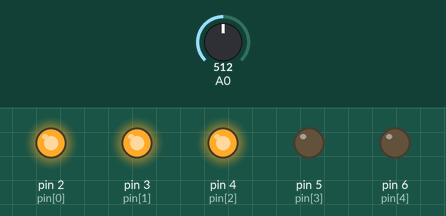
This sketch was run on a simulated Arduino Uno, built with avr-gcc and run on an emulated ATmega328P. Shown: output pins drawn as LEDs (lit = HIGH). The test bench sets the inputs (shaded band); at power-on: A0 = 512.

Above: at 1.2 s.
1.3 s: A0 set to 596
2.8 s: A0 set to 625
At 3.1 s:
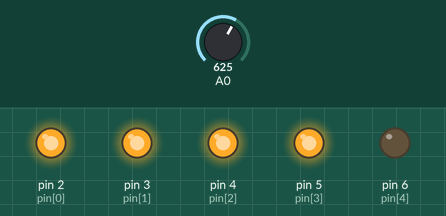
4.3 s: A0 set to 808
5.8 s: A0 set to 825
At 6.6 s:
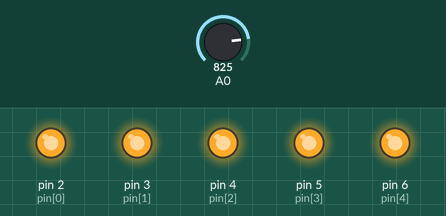
7.3 s: A0 set to 306
At 7.7 s:
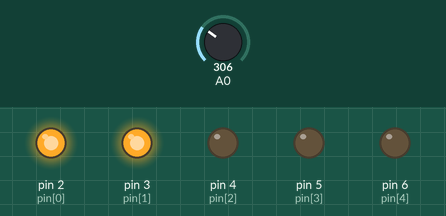
8.8 s: A0 set to 395
10.3 s: A0 set to 426
At 11.2 s:
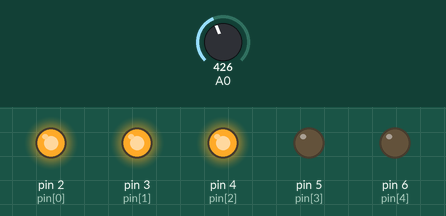
Timing chart, 0 to 12.8 s (numbered marks = the images above; inputs shaded):
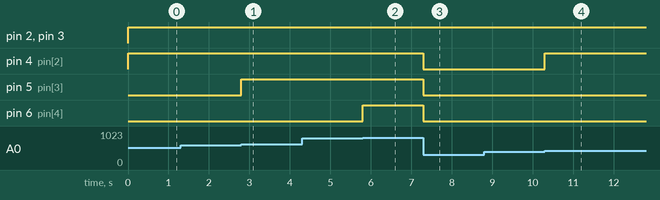

The sketch:

voltage_level_indicator.ino
```cpp
int pin[]={2,3,4,5,6};

void setup()
{
  Serial.begin(9600);
  for(int i=0;i<5;i++)
  {
    pinMode (pin[i], OUTPUT);
    digitalWrite(pin[i], LOW);
  }
}

void loop()
{
  //input = map(analogRead(A0), 0, 1023, 0, 300);
  int input=analogRead(A0);
  float voltage = input * (5.0 / 1023.0);
  if(1>=voltage)
  {
    digitalWrite(2, HIGH);
    digitalWrite(3, LOW);
    digitalWrite(4, LOW);
    digitalWrite(5, LOW);
    digitalWrite(6, LOW);
  }
  else if(2>=voltage)
  {
    digitalWrite(2, HIGH);
    digitalWrite(3, HIGH);
    digitalWrite(4, LOW);
    digitalWrite(5, LOW);
    digitalWrite(6, LOW);
  }
  else if(3>=voltage)
  {
    digitalWrite(2, HIGH);
    digitalWrite(3, HIGH);
    digitalWrite(4, HIGH);
    digitalWrite(5, LOW);
    digitalWrite(6, LOW);
  }
  else if(4>=voltage)
  {
    digitalWrite(2, HIGH);
    digitalWrite(3, HIGH);
    digitalWrite(4, HIGH);
    digitalWrite(5, HIGH);
    digitalWrite(6, LOW);
  }
  else if(5>=voltage)
  {
    digitalWrite(2, HIGH);
    digitalWrite(3, HIGH);
    digitalWrite(4, HIGH);
    digitalWrite(5, HIGH);
    digitalWrite(6, HIGH);
  }
}
```

Measured:
- the behaviour switches between 613 and 614 on A0 (found by bisection; images 0 and 1)
- the behaviour switches between 818 and 819 on A0 (found by bisection; images 1 and 2)
- the behaviour switches between 409 and 410 on A0 (found by bisection; images 3 and 4)
- after the input at 1.3 s, every drawn part: stays the same
- after the input at 2.8 s, pin 5 (pin[3]): LOW → HIGH at once
- after the input at 4.3 s, every drawn part: stays the same
- after the input at 5.8 s, pin 6 (pin[4]): LOW → HIGH at once
- after the input at 7.3 s, pin 4 (pin[2]), pin 5 (pin[3]), pin 6 (pin[4]): HIGH → LOW at once
- after the input at 8.8 s, every drawn part: stays the same
- after the input at 10.3 s, pin 4 (pin[2]): LOW → HIGH at once
